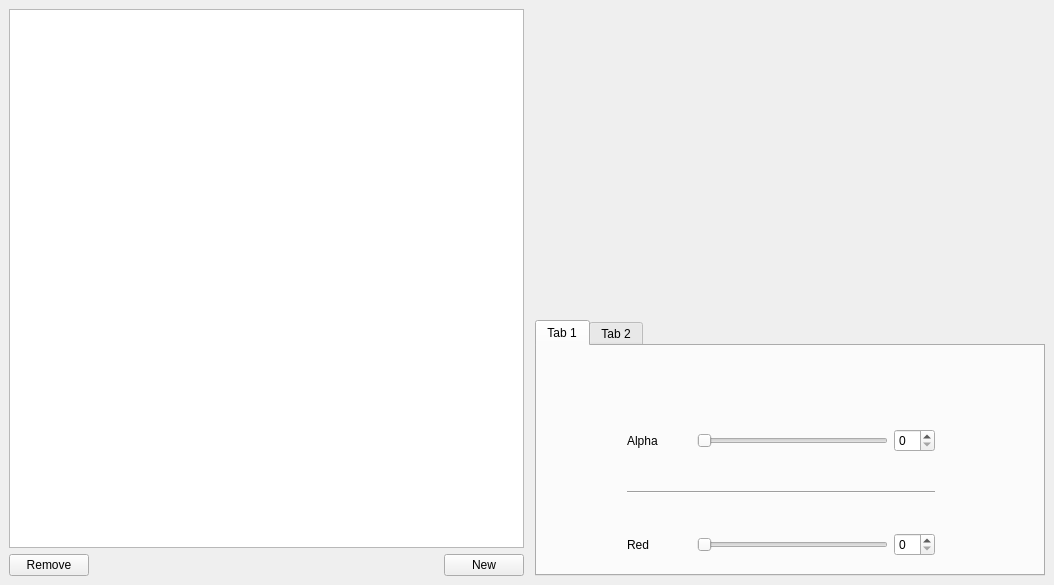
<?xml version="1.0" encoding="UTF-8"?>
<ui version="4.0">
 <class>ColorListWindow</class>
 <widget class="QDockWidget" name="ColorListWindow">
  <property name="geometry">
   <rect>
    <x>0</x>
    <y>0</y>
    <width>1054</width>
    <height>585</height>
   </rect>
  </property>
  <widget class="QWidget" name="dockWidgetContents">
   <property name="windowTitle">
    <string>Dialog</string>
   </property>
   <layout class="QHBoxLayout" name="horizontalLayout_2">
    <item>
     <layout class="QVBoxLayout" name="verticalLayout">
      <item>
       <widget class="QTableView" name="tableView">
        <property name="minimumSize">
         <size>
          <width>400</width>
          <height>0</height>
         </size>
        </property>
       </widget>
      </item>
      <item>
       <layout class="QHBoxLayout" name="horizontalLayout">
        <item>
         <widget class="QPushButton" name="removeButton">
          <property name="text">
           <string>Remove</string>
          </property>
          <property name="autoDefault">
           <bool>false</bool>
          </property>
         </widget>
        </item>
        <item>
         <spacer name="horizontalSpacer">
          <property name="orientation">
           <enum>Qt::Horizontal</enum>
          </property>
          <property name="sizeHint" stdset="0">
           <size>
            <width>40</width>
            <height>20</height>
           </size>
          </property>
         </spacer>
        </item>
        <item>
         <widget class="QPushButton" name="newButton">
          <property name="text">
           <string>New</string>
          </property>
          <property name="autoDefault">
           <bool>false</bool>
          </property>
         </widget>
        </item>
       </layout>
      </item>
     </layout>
    </item>
    <item>
     <layout class="QVBoxLayout" name="verticalLayout_3" stretch="0,0">
      <property name="sizeConstraint">
       <enum>QLayout::SetMinimumSize</enum>
      </property>
      <property name="leftMargin">
       <number>5</number>
      </property>
      <property name="topMargin">
       <number>5</number>
      </property>
      <item>
       <widget class="color_widgets::ColorWheel" name="wheel" native="true">
        <property name="minimumSize">
         <size>
          <width>300</width>
          <height>300</height>
         </size>
        </property>
       </widget>
      </item>
      <item>
       <widget class="QTabWidget" name="tabWidget">
        <property name="currentIndex">
         <number>0</number>
        </property>
        <widget class="QWidget" name="tab">
         <attribute name="title">
          <string>Tab 1</string>
         </attribute>
         <widget class="QWidget" name="">
          <property name="geometry">
           <rect>
            <x>90</x>
            <y>50</y>
            <width>308</width>
            <height>544</height>
           </rect>
          </property>
          <layout class="QGridLayout" name="gridLayout">
           <item row="3" column="0">
            <widget class="QLabel" name="label_green">
             <property name="text">
              <string>Green</string>
             </property>
            </widget>
           </item>
           <item row="9" column="0">
            <widget class="QLabel" name="label">
             <property name="text">
              <string>Hex ARGB</string>
             </property>
            </widget>
           </item>
           <item row="0" column="0">
            <widget class="QLabel" name="lable_alpha">
             <property name="text">
              <string>Alpha</string>
             </property>
            </widget>
           </item>
           <item row="10" column="0">
            <widget class="QLabel" name="label_2">
             <property name="text">
              <string>Color Name</string>
             </property>
            </widget>
           </item>
           <item row="0" column="2">
            <widget class="QSpinBox" name="spin_alpha"/>
           </item>
           <item row="4" column="0">
            <widget class="QLabel" name="label_blue">
             <property name="text">
              <string>Blue</string>
             </property>
            </widget>
           </item>
           <item row="0" column="1">
            <widget class="color_widgets::GradientSlider" name="slider_alpha">
             <property name="orientation">
              <enum>Qt::Horizontal</enum>
             </property>
            </widget>
           </item>
           <item row="3" column="2">
            <widget class="QSpinBox" name="spin_green"/>
           </item>
           <item row="4" column="2">
            <widget class="QSpinBox" name="spin_blue"/>
           </item>
           <item row="9" column="1" colspan="2">
            <widget class="QLineEdit" name="value"/>
           </item>
           <item row="2" column="2">
            <widget class="QSpinBox" name="spin_red"/>
           </item>
           <item row="2" column="1">
            <widget class="color_widgets::GradientSlider" name="slider_red">
             <property name="orientation">
              <enum>Qt::Horizontal</enum>
             </property>
            </widget>
           </item>
           <item row="3" column="1">
            <widget class="color_widgets::GradientSlider" name="slider_green">
             <property name="orientation">
              <enum>Qt::Horizontal</enum>
             </property>
            </widget>
           </item>
           <item row="2" column="0">
            <widget class="QLabel" name="label_red">
             <property name="text">
              <string>Red</string>
             </property>
            </widget>
           </item>
           <item row="6" column="2">
            <widget class="QSpinBox" name="spinBox"/>
           </item>
           <item row="10" column="1" colspan="2">
            <widget class="QLineEdit" name="name"/>
           </item>
           <item row="1" column="0" colspan="3">
            <widget class="Line" name="line">
             <property name="orientation">
              <enum>Qt::Horizontal</enum>
             </property>
            </widget>
           </item>
           <item row="4" column="1">
            <widget class="color_widgets::GradientSlider" name="slider_blue">
             <property name="orientation">
              <enum>Qt::Horizontal</enum>
             </property>
            </widget>
           </item>
           <item row="5" column="0" colspan="3">
            <widget class="Line" name="line_2">
             <property name="orientation">
              <enum>Qt::Horizontal</enum>
             </property>
            </widget>
           </item>
          </layout>
         </widget>
        </widget>
        <widget class="QWidget" name="tab_2">
         <attribute name="title">
          <string>Tab 2</string>
         </attribute>
        </widget>
       </widget>
      </item>
     </layout>
    </item>
   </layout>
  </widget>
 </widget>
 <customwidgets>
  <customwidget>
   <class>color_widgets::ColorWheel</class>
   <extends>QWidget</extends>
   <header>color_wheel.hpp</header>
   <container>1</container>
   <slots>
    <signal>colorSelected(QColor)</signal>
    <slot>setColor(QColor)</slot>
   </slots>
  </customwidget>
  <customwidget>
   <class>color_widgets::GradientSlider</class>
   <extends>QSlider</extends>
   <header>gradient_slider.hpp</header>
  </customwidget>
 </customwidgets>
 <resources/>
 <connections>
  <connection>
   <sender>spin_red</sender>
   <signal>valueChanged(int)</signal>
   <receiver>slider_red</receiver>
   <slot>setValue(int)</slot>
   <hints>
    <hint type="sourcelabel">
     <x>697</x>
     <y>392</y>
    </hint>
    <hint type="destinationlabel">
     <x>581</x>
     <y>391</y>
    </hint>
   </hints>
  </connection>
  <connection>
   <sender>spin_green</sender>
   <signal>valueChanged(int)</signal>
   <receiver>slider_green</receiver>
   <slot>setValue(int)</slot>
   <hints>
    <hint type="sourcelabel">
     <x>697</x>
     <y>424</y>
    </hint>
    <hint type="destinationlabel">
     <x>581</x>
     <y>423</y>
    </hint>
   </hints>
  </connection>
  <connection>
   <sender>slider_blue</sender>
   <signal>valueChanged(int)</signal>
   <receiver>slider_blue</receiver>
   <slot>setValue(int)</slot>
   <hints>
    <hint type="sourcelabel">
     <x>581</x>
     <y>455</y>
    </hint>
    <hint type="destinationlabel">
     <x>581</x>
     <y>455</y>
    </hint>
   </hints>
  </connection>
  <connection>
   <sender>spin_alpha</sender>
   <signal>valueChanged(int)</signal>
   <receiver>slider_alpha</receiver>
   <slot>setValue(int)</slot>
   <hints>
    <hint type="sourcelabel">
     <x>697</x>
     <y>350</y>
    </hint>
    <hint type="destinationlabel">
     <x>581</x>
     <y>349</y>
    </hint>
   </hints>
  </connection>
 </connections>
</ui>
